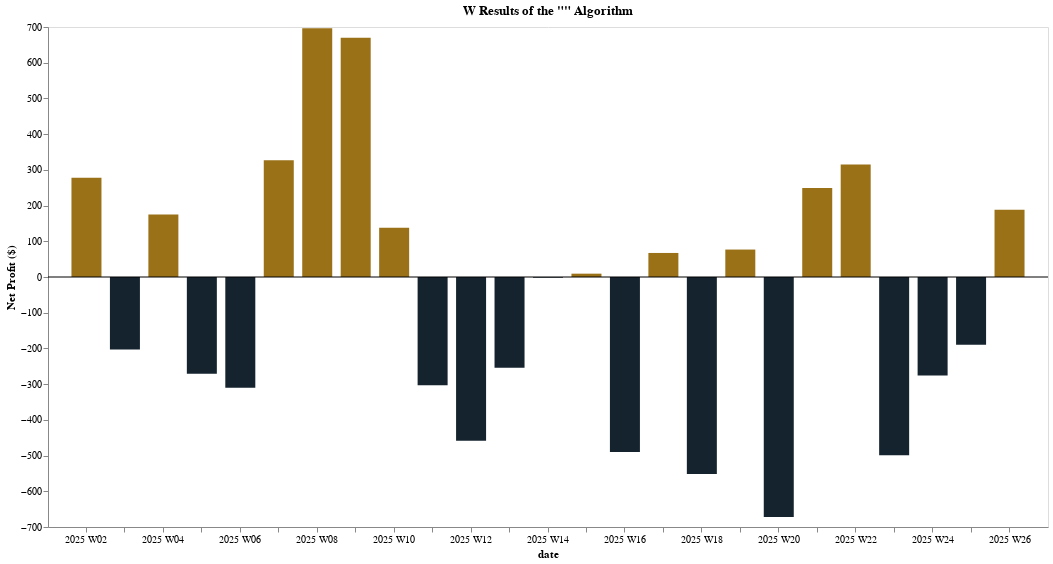

The notebook cell saved with this chart:
### Markdown cell above
Let's look on a more macro scale of monthly performance of the algorithm.

### Code cell
#We can resample the data for week ('W'), month ('M'), quarter ('Q'), or year ('Y')
rrg.resampled_pnl_visualization(performance,algo, 30,'W')

### Figure 1 — Vega-Lite specification as saved in the notebook (floating-point values rounded to 4 significant figures)
{"config": {"view": {"continuousWidth": 300, "continuousHeight": 300}}, "layer": [{"data": {"name": "data-470f4e937e2fd5f235c3f450ed80d316"}, "mark": {"type": "bar", "size": 30}, "encoding": {"color": {"condition": {"test": "datum[\"net_profit\"] > 0", "value": "#9A7116"}, "value": "#14232E"}, "tooltip": [{"field": "date", "title": "Date", "type": "temporal"}, {"field": "net_profit", "title": "Net Profit ($)", "type": "quantitative"}, {"field": "commissions", "title": "Commissions ($)", "type": "quantitative"}, {"field": "return", "title": "Return (%)", "type": "quantitative"}], "x": {"axis": {"grid": false}, "field": "date", "scale": {"padding": 30}, "timeUnit": "yearweek", "title": "date", "type": "ordinal"}, "y": {"axis": {"grid": false}, "field": "net_profit", "scale": {"padding": 0}, "title": "Net Profit ($)", "type": "quantitative"}}, "name": "view_12"}, {"data": {"name": "data-06fd9f850666401b4599de5588b60692"}, "mark": {"type": "rule", "color": "black"}, "encoding": {"y": {"field": "y", "type": "quantitative"}}}], "height": 500, "params": [{"name": "param_12", "select": {"type": "interval", "encodings": ["x", "y"]}, "bind": "scales", "views": ["view_12"]}], "title": "W Results of the \"\" Algorithm", "width": 1000, "$schema": "https://vega.github.io/schema/vega-lite/v5.8.0.json", "datasets": {"data-470f4e937e2fd5f235c3f450ed80d316": [{"date": "2025-01-12T00:00:00", "index": 6, "id": 234, "ticker": "MNQMNQMNQMNQ", "margin": 8108.0, "direction": "LONGSHORTLONGSHORT", "gross_profit": 283.0, "commissions": 4.96, "algo_version": 4, "net_profit": 278.0, "return": 13.72}, {"date": "2025-01-19T00:00:00", "index": 30, "id": 315, "ticker": "MNQMNQMNQMNQMNQ", "margin": 10140.0, "direction": "SHORTLONGSHORTSHORTSHORT", "gross_profit": -196.5, "commissions": 6.2, "algo_version": 5, "net_profit": -202.7, "return": -10.01}, {"date": "2025-01-26T00:00:00", "index": 30, "id": 201, "ticker": "MNQMNQMNQ", "margin": 6081.0, "direction": "SHORTLONGSHORT", "gross_profit": 179.0, "commissions": 3.72, "algo_version": 3, "net_profit": 175.3, "return": 8.65}, {"date": "2025-02-02T00:00:00", "index": 70, "id": 355, "ticker": "MNQMNQMNQMNQMNQ", "margin": 10140.0, "direction": "LONGSHORTSHORTSHORTSHORT", "gross_profit": -265.0, "commissions": 6.2, "algo_version": 5, "net_profit": -271.2, "return": -13.38}, {"date": "2025-02-09T00:00:00", "index": 95, "id": 380, "ticker": "MNQMNQMNQMNQMNQ", "margin": 10140.0, "direction": "LONGLONGLONGLONGLONG", "gross_profit": -304.0, "commissions": 6.2, "algo_version": 5, "net_profit": -310.2, "return": -15.31}, {"date": "2025-02-16T00:00:00", "index": 147, "id": 489, "ticker": "MNQMNQMNQMNQMNQMNQ", "margin": 12160.0, "direction": "LONGLONGLONGLONGSHORTSHORT", "gross_profit": 334.0, "commissions": 7.44, "algo_version": 11, "net_profit": 326.6, "return": 16.1}, {"date": "2025-02-23T00:00:00", "index": 150, "id": 468, "ticker": "MNQMNQMNQMNQMNQ", "margin": 10140.0, "direction": "SHORTLONGLONGSHORTSHORT", "gross_profit": 703.0, "commissions": 6.2, "algo_version": 10, "net_profit": 696.8, "return": 34.37}, {"date": "2025-03-02T00:00:00", "index": 213, "id": 609, "ticker": "MNQMNQMNQMNQMNQMNQ", "margin": 12160.0, "direction": "SHORTLONGSHORTSHORTLONGLONG", "gross_profit": 677.5, "commissions": 7.44, "algo_version": 12, "net_profit": 670.1, "return": 33.07}, {"date": "2025-03-09T00:00:00", "index": 387, "id": 981, "ticker": "MNQMNQMNQMNQMNQMNQMNQMNQMNQ", "margin": 18240.0, "direction": "SHORTLONGLONGSHORTSHORTSHORTSHORTLONGLONG", "gross_profit": 149.0, "commissions": 11.16, "algo_version": 18, "net_profit": 137.8, "return": 6.82}, {"date": "2025-03-16T00:00:00", "index": 303, "id": 699, "ticker": "MNQMNQMNQMNQMNQMNQ", "margin": 12160.0, "direction": "LONGLONGLONGSHORTLONGLONG", "gross_profit": -296.0, "commissions": 7.44, "algo_version": 12, "net_profit": -303.4, "return": -14.97}, {"date": "2025-03-23T00:00:00", "index": 165, "id": 363, "ticker": "MNQMNQMNQ", "margin": 6081.0, "direction": "LONGSHORTSHORT", "gross_profit": -455.0, "commissions": 3.72, "algo_version": 6, "net_profit": -458.7, "return": -22.63}, {"date": "2025-03-30T00:00:00", "index": 295, "id": 625, "ticker": "MNQMNQMNQMNQMNQ", "margin": 10140.0, "direction": "LONGSHORTSHORTLONGLONG", "gross_profit": -248.0, "commissions": 6.2, "algo_version": 10, "net_profit": -254.2, "return": -12.54}, {"date": "2025-04-06T00:00:00", "index": 387, "id": 783, "ticker": "MNQMNQMNQMNQMNQMNQ", "margin": 12160.0, "direction": "SHORTSHORTSHORTLONGLONGSHORT", "gross_profit": 5.5, "commissions": 7.44, "algo_version": 12, "net_profit": -1.94, "return": -0.11}, {"date": "2025-04-13T00:00:00", "index": 497, "id": 959, "ticker": "MNQMNQMNQMNQMNQMNQMNQ", "margin": 14190.0, "direction": "SHORTSHORTSHORTLONGSHORTLONGLONG", "gross_profit": 18.0, "commissions": 8.68, "algo_version": 14, "net_profit": 9.32, "return": 0.46}, {"date": "2025-04-20T00:00:00", "index": 546, "id": 1008, "ticker": "MNQMNQMNQMNQMNQMNQMNQ", "margin": 14190.0, "direction": "SHORTLONGLONGLONGLONGSHORTSHORT", "gross_profit": -481.0, "commissions": 8.68, "algo_version": 14, "net_profit": -489.7, "return": -24.16}, {"date": "2025-04-27T00:00:00", "index": 595, "id": 1057, "ticker": "MNQMNQMNQMNQMNQMNQMNQ", "margin": 14190.0, "direction": "SHORTSHORTSHORTSHORTLONGLONGLONG", "gross_profit": 76.0, "commissions": 8.68, "algo_version": 14, "net_profit": 67.32, "return": 3.31}, {"date": "2025-05-04T00:00:00", "index": 644, "id": 1106, "ticker": "MNQMNQMNQMNQMNQMNQMNQ", "margin": 14190.0, "direction": "SHORTSHORTSHORTSHORTSHORTSHORTSHORT", "gross_profit": -543.0, "commissions": 8.68, "algo_version": 14, "net_profit": -551.7, "return": -27.21}, {"date": "2025-05-11T00:00:00", "index": 900, "id": 1494, "ticker": "MNQMNQMNQMNQMNQMNQMNQMNQMNQ", "margin": 18240.0, "direction": "LONGLONGLONGLONGLONGLONGSHORTLONGLONG", "gross_profit": 88.0, "commissions": 11.16, "algo_version": 18, "net_profit": 76.84, "return": 3.79}, {"date": "2025-05-18T00:00:00", "index": 756, "id": 1218, "ticker": "MNQMNQMNQMNQMNQMNQMNQ", "margin": 14190.0, "direction": "SHORTLONGLONGLONGLONGLONGSHORT", "gross_profit": -663.0, "commissions": 8.68, "algo_version": 14, "net_profit": -671.7, "return": -33.13}, {"date": "2025-05-25T00:00:00", "index": 687, "id": 1083, "ticker": "MNQMNQMNQMNQMNQMNQ", "margin": 12160.0, "direction": "LONGSHORTSHORTLONGSHORTLONG", "gross_profit": 256.5, "commissions": 7.44, "algo_version": 12, "net_profit": 249.1, "return": 12.29}, {"date": "2025-06-01T00:00:00", "index": 600, "id": 930, "ticker": "MNQMNQMNQMNQMNQ", "margin": 10140.0, "direction": "SHORTLONGSHORTSHORTSHORT", "gross_profit": 321.0, "commissions": 6.2, "algo_version": 10, "net_profit": 314.8, "return": 15.53}, {"date": "2025-06-08T00:00:00", "index": 1143, "id": 1737, "ticker": "MNQMNQMNQMNQMNQMNQMNQMNQMNQ", "margin": 18240.0, "direction": "LONGLONGSHORTLONGLONGSHORTSHORTLONGLONG", "gross_profit": -488.0, "commissions": 11.16, "algo_version": 18, "net_profit": -499.2, "return": -24.62}, {"date": "2025-06-15T00:00:00", "index": 1084, "id": 1612, "ticker": "MNQMNQMNQMNQMNQMNQMNQMNQ", "margin": 16220.0, "direction": "SHORTLONGLONGSHORTSHORTLONGLONGLONG", "gross_profit": -266.0, "commissions": 9.92, "algo_version": 16, "net_profit": -275.9, "return": -13.62}, {"date": "2025-06-22T00:00:00", "index": 855, "id": 1251, "ticker": "MNQMNQMNQMNQMNQMNQ", "margin": 12160.0, "direction": "LONGSHORTSHORTLONGLONGLONG", "gross_profit": -182.5, "commissions": 7.44, "algo_version": 12, "net_profit": -189.9, "return": -9.36}, {"date": "2025-06-29T00:00:00", "index": 740, "id": 1070, "ticker": "MNQMNQMNQMNQMNQ", "margin": 10140.0, "direction": "LONGLONGLONGLONGLONG", "gross_profit": 194.5, "commissions": 6.2, "algo_version": 10, "net_profit": 188.3, "return": 9.28}], "data-06fd9f850666401b4599de5588b60692": [{"y": 0}]}}
